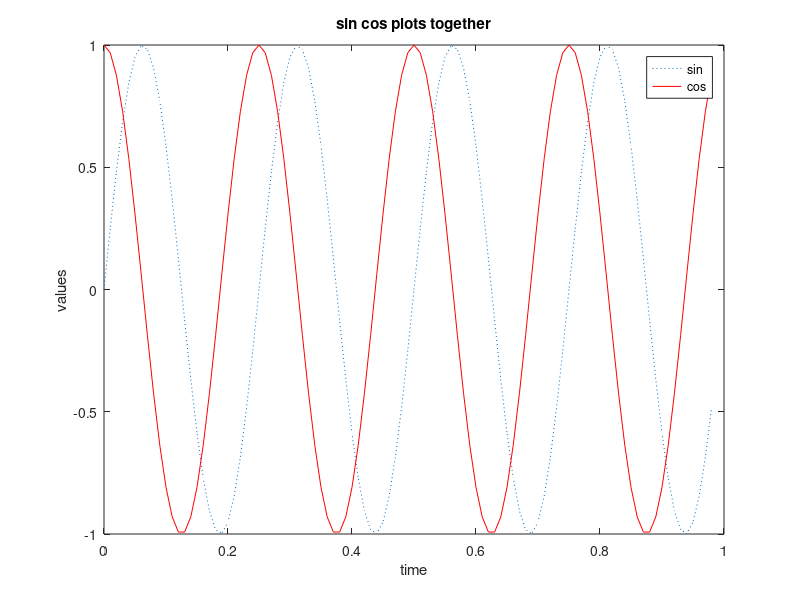
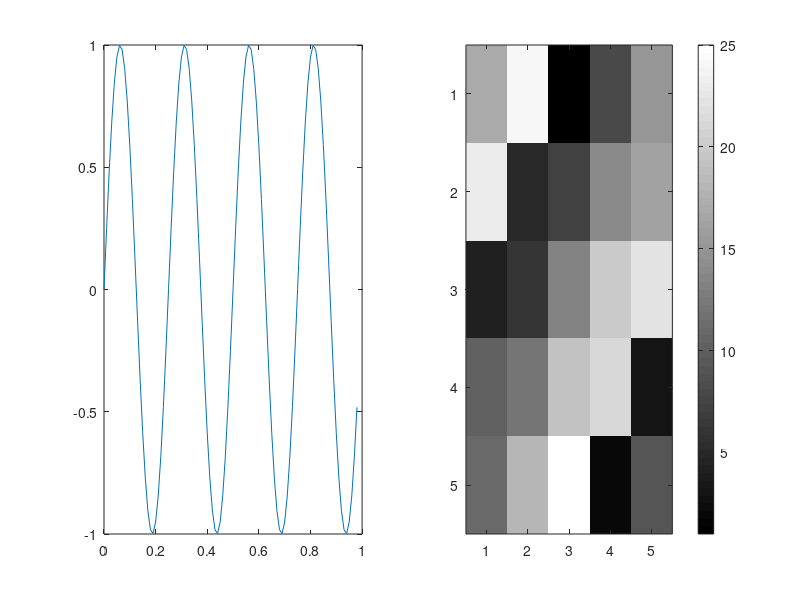

These charts were generated, in order, by the following MATLAB code:
% plotting sin function
t = [0:0.01:0.98]; % start: steps: end (inclusive)
y1 = sin(2*pi*4*t); % sin as a function of t
plot(t,y1) % line plot

y2 = cos(2*pi*4*t);
plot(t,y2); % will replace the previous sin plot

%to plot two plots together
plot(t,y1,linestyle=':');
hold on; %to keep the sin plot
plot(t,y2,'r'); %cos plot with red color
xlabel('time');
ylabel('values');
legend('sin', 'cos');
title('sin cos plots together');

%saving directly
cd 'W:\FOCUS\Github\DataScience_PRIVATE\CourseEra_AndrewNgML\Octave practice';
print -dpng 'sin_cos_plot.png'

close %close the figure


% the other way to plots two different plots
% using figure number
figure(1); plot(t,y1);
figure(2); plot(t,y2);
close

% similar to figure, we can use subplots
subplot(1,2,1); %divides plot into 1X2 grid, and access first (1) grid
plot(t,y1);
subplot(1,2,2);
plot(t,y2);
axis([0.5 1 -1 1]) %0.5 to 1 for x-axis; -1 to 1 for y-axis
% clf -- clears image

A = magic(5)
figure(1); image(A); %colorplot

%comma chaining of commands; executing multiple commands in a single line
figure(2); imagesc(A), colorbar, colormap gray; %colorplot with grayscale